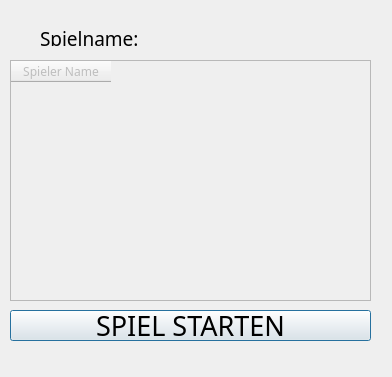
<?xml version="1.0" encoding="UTF-8"?>
<ui version="4.0">
 <class>SpielerWarteRaum</class>
 <widget class="QDialog" name="SpielerWarteRaum">
  <property name="geometry">
   <rect>
    <x>0</x>
    <y>0</y>
    <width>392</width>
    <height>377</height>
   </rect>
  </property>
  <property name="windowTitle">
   <string>Spielerübersicht</string>
  </property>
  <widget class="QTableWidget" name="tableSpieleruebersicht">
   <property name="enabled">
    <bool>false</bool>
   </property>
   <property name="geometry">
    <rect>
     <x>10</x>
     <y>60</y>
     <width>361</width>
     <height>241</height>
    </rect>
   </property>
   <property name="font">
    <font>
     <family>Copperplate Gothic Light</family>
    </font>
   </property>
   <property name="styleSheet">
    <string notr="true"/>
   </property>
   <column>
    <property name="text">
     <string>Spieler Name</string>
    </property>
   </column>
  </widget>
  <widget class="QPushButton" name="buttonWeiter">
   <property name="geometry">
    <rect>
     <x>10</x>
     <y>310</y>
     <width>361</width>
     <height>31</height>
    </rect>
   </property>
   <property name="font">
    <font>
     <family>Copperplate Gothic Bold</family>
     <pointsize>20</pointsize>
    </font>
   </property>
   <property name="text">
    <string>SPIEL STARTEN</string>
   </property>
  </widget>
  <widget class="QLabel" name="labelSpielname">
   <property name="geometry">
    <rect>
     <x>40</x>
     <y>30</y>
     <width>111</width>
     <height>16</height>
    </rect>
   </property>
   <property name="font">
    <font>
     <family>Copperplate Gothic Light</family>
     <pointsize>14</pointsize>
    </font>
   </property>
   <property name="text">
    <string>Spielname:</string>
   </property>
  </widget>
 </widget>
 <resources/>
 <connections/>
</ui>
